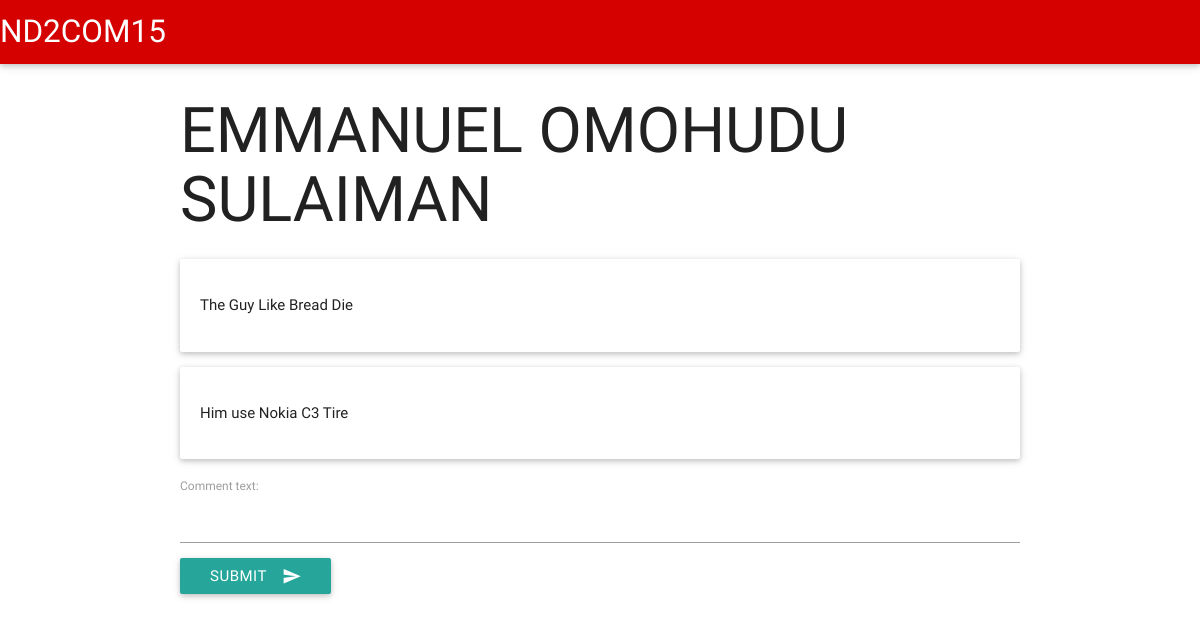
Page /student/103/ on the committed database.
### GradComment/models.py (models this page shows, shortened)
class Students(models.Model):
    name = models.CharField(max_length=255)
    reg = models.CharField(max_length=255, unique=True)

class Comments(models.Model):
    student_comment = models.ForeignKey(Students, on_delete=models.CASCADE, null= True)
    comment_text = models.CharField(max_length=255)
    created_on = models.TimeField(timezone.now(), default=timezone.now())

### GradComment/views.py (the view)
# urls.py: url(r'^student/(?P<student_id>[0-9]+)/', views.StudentDetails, name='Detail'),
def StudentDetails(request, student_id):
    pushedComments = Comments.objects.filter(student_comment__id = student_id)
    getStudent = Students.objects.get(pk=student_id)
    if request.method == "POST":
        form = CommentsForm(request.POST)
        form.save()
        fetch_saved_data = Comments.objects.order_by('-id')[:1]
        for i in fetch_saved_data:
            getStudent.comments_set.create(comment_text = i.comment_text)
        return HttpResponseRedirect('student_details.html')
    else:
        form = CommentsForm()
    context = {'Student': getStudent, 'form': form, 'ShowComments': pushedComments}
    return render(request, 'student_details.html', context)

### GradComment/forms.py
class CommentsForm(forms.ModelForm):
    comments = forms.Textarea(attrs={'class': 'textarea'})
    class Meta:
        model = Comments
        fields = ['comment_text']

### templates/student_details.html (shortened to what this page needs)
{% extends 'base.html' %}
{% block body %}
<h1>{{ Student.name }}</h1>
    {% for i in ShowComments %}
        <div class="card-panel">
       <p>{{ i.comment_text }}</p>
        </div>
    {% endfor %}
<form id="comment_form" method="post">
    {{ form }}
<button class="btn waves-effect waves-light" type="submit" name="action">Submit
    <i class="material-icons right">send</i>
  </button>
        </form>
{% endblock %}

### rows in the picture
Students: name "EMMANUEL OMOHUDU SULAIMAN"
Comments: comment_text "The Guy Like Bread Die"
Comments: comment_text "Him use Nokia C3 Tire"
